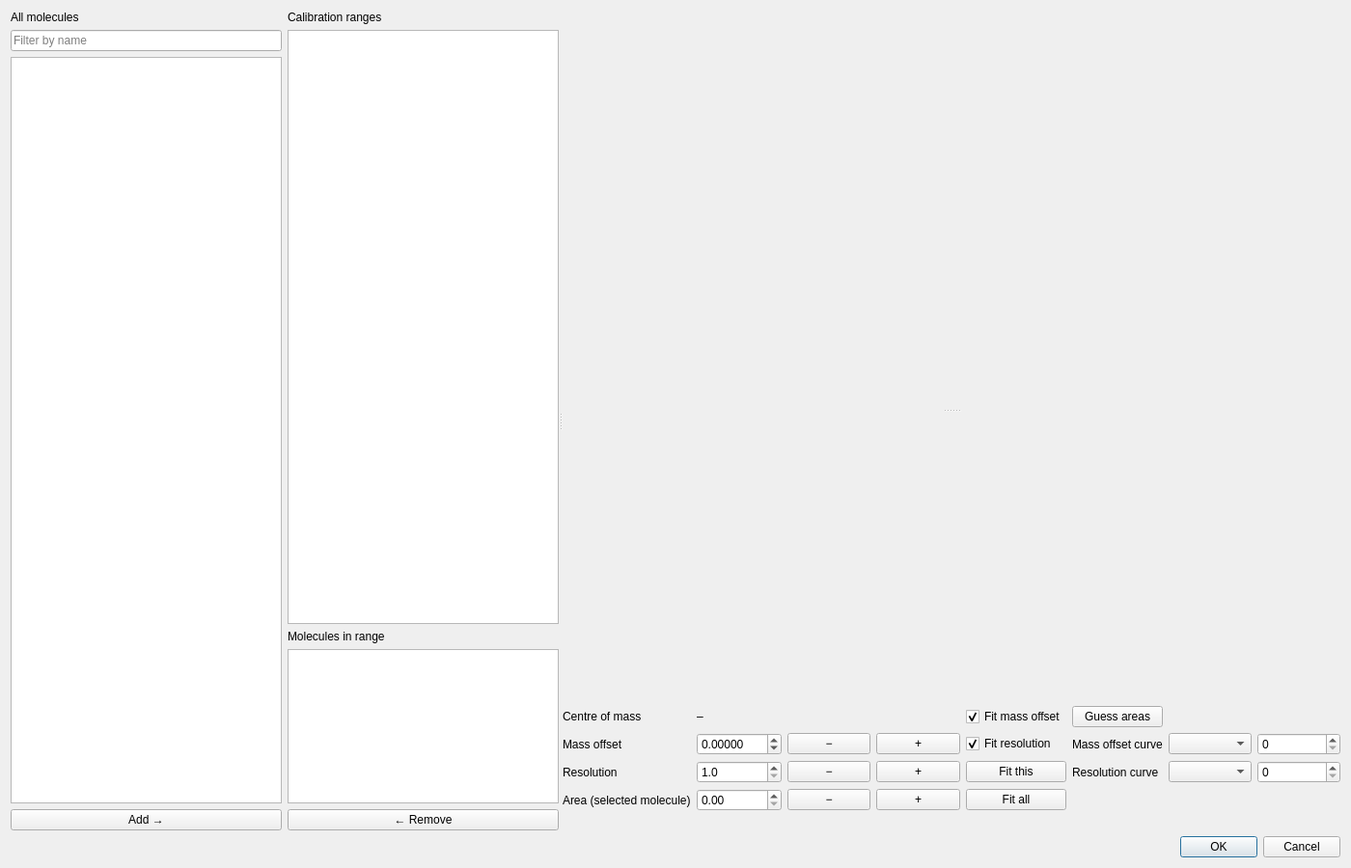
<?xml version="1.0" encoding="UTF-8"?>
<ui version="4.0">
 <class>CalibrationDialog</class>
 <widget class="QDialog" name="CalibrationDialog">
  <property name="geometry">
   <rect>
    <x>0</x>
    <y>0</y>
    <width>1400</width>
    <height>900</height>
   </rect>
  </property>
  <property name="windowTitle">
   <string>Mass offset and resolution calibration</string>
  </property>
  <layout class="QVBoxLayout" name="dialogLayout">
   <item>
    <widget class="QSplitter" name="mainSplitter">
     <property name="orientation">
      <enum>Qt::Horizontal</enum>
     </property>
     <widget class="QWidget" name="listsPanel">
      <layout class="QHBoxLayout" name="listsLayout">
       <item>
        <layout class="QVBoxLayout" name="allLayout">
         <item>
          <widget class="QLabel" name="allCaption">
           <property name="text">
            <string>All molecules</string>
           </property>
          </widget>
         </item>
         <item>
          <widget class="QLineEdit" name="allFilterEdit">
           <property name="placeholderText">
            <string>Filter by name</string>
           </property>
           <property name="clearButtonEnabled">
            <bool>true</bool>
           </property>
          </widget>
         </item>
         <item>
          <widget class="QListWidget" name="allList">
           <property name="selectionMode">
            <enum>QAbstractItemView::ExtendedSelection</enum>
           </property>
          </widget>
         </item>
         <item>
          <widget class="QPushButton" name="addButton">
           <property name="text">
            <string>Add →</string>
           </property>
          </widget>
         </item>
        </layout>
       </item>
       <item>
        <layout class="QVBoxLayout" name="calLayout">
         <item>
          <widget class="QLabel" name="rangeCaption">
           <property name="text">
            <string>Calibration ranges</string>
           </property>
          </widget>
         </item>
         <item>
          <widget class="QListWidget" name="rangeList"/>
         </item>
         <item>
          <widget class="QLabel" name="rangeMoleculeCaption">
           <property name="text">
            <string>Molecules in range</string>
           </property>
          </widget>
         </item>
         <item>
          <widget class="QListWidget" name="rangeMoleculeList">
           <property name="maximumSize">
            <size>
             <width>16777215</width>
             <height>160</height>
            </size>
           </property>
          </widget>
         </item>
         <item>
          <widget class="QPushButton" name="removeButton">
           <property name="text">
            <string>← Remove</string>
           </property>
          </widget>
         </item>
        </layout>
       </item>
      </layout>
     </widget>
     <widget class="QWidget" name="workPanel">
      <layout class="QVBoxLayout" name="workLayout">
       <item>
        <widget class="QSplitter" name="plotSplitter">
         <property name="orientation">
          <enum>Qt::Vertical</enum>
         </property>
         <widget class="QWidget" name="previewPlotHost">
          <property name="minimumSize">
           <size>
            <width>400</width>
            <height>250</height>
           </size>
          </property>
         </widget>
         <widget class="QWidget" name="curvesPanel">
          <layout class="QHBoxLayout" name="curvesLayout">
           <item>
            <widget class="QWidget" name="massoffsetPlotHost">
             <property name="minimumSize">
              <size>
               <width>250</width>
               <height>180</height>
              </size>
             </property>
            </widget>
           </item>
           <item>
            <widget class="QWidget" name="resolutionPlotHost">
             <property name="minimumSize">
              <size>
               <width>250</width>
               <height>180</height>
              </size>
             </property>
            </widget>
           </item>
          </layout>
         </widget>
        </widget>
       </item>
       <item>
        <layout class="QGridLayout" name="paramLayout">
         <item row="0" column="0">
          <widget class="QLabel" name="comCaption">
           <property name="text">
            <string>Centre of mass</string>
           </property>
          </widget>
         </item>
         <item row="0" column="1">
          <widget class="QLabel" name="comLabel">
           <property name="text">
            <string>–</string>
           </property>
          </widget>
         </item>
         <item row="1" column="0">
          <widget class="QLabel" name="massoffsetCaption">
           <property name="text">
            <string>Mass offset</string>
           </property>
          </widget>
         </item>
         <item row="1" column="1">
          <widget class="QDoubleSpinBox" name="massoffsetSpin">
           <property name="decimals">
            <number>5</number>
           </property>
           <property name="minimum">
            <double>-100.0</double>
           </property>
           <property name="maximum">
            <double>100.0</double>
           </property>
           <property name="singleStep">
            <double>0.001</double>
           </property>
          </widget>
         </item>
         <item row="1" column="2">
          <widget class="QPushButton" name="massoffsetDownButton">
           <property name="text">
            <string>−</string>
           </property>
           <property name="toolTip">
            <string>Decrease by 0.1 sigma</string>
           </property>
          </widget>
         </item>
         <item row="1" column="3">
          <widget class="QPushButton" name="massoffsetUpButton">
           <property name="text">
            <string>+</string>
           </property>
           <property name="toolTip">
            <string>Increase by 0.1 sigma</string>
           </property>
          </widget>
         </item>
         <item row="2" column="0">
          <widget class="QLabel" name="resolutionCaption">
           <property name="text">
            <string>Resolution</string>
           </property>
          </widget>
         </item>
         <item row="2" column="1">
          <widget class="QDoubleSpinBox" name="resolutionSpin">
           <property name="decimals">
            <number>1</number>
           </property>
           <property name="minimum">
            <double>1.0</double>
           </property>
           <property name="maximum">
            <double>10000000.0</double>
           </property>
           <property name="singleStep">
            <double>10.0</double>
           </property>
          </widget>
         </item>
         <item row="2" column="2">
          <widget class="QPushButton" name="resolutionDownButton">
           <property name="text">
            <string>−</string>
           </property>
           <property name="toolTip">
            <string>Decrease by 5 %</string>
           </property>
          </widget>
         </item>
         <item row="2" column="3">
          <widget class="QPushButton" name="resolutionUpButton">
           <property name="text">
            <string>+</string>
           </property>
           <property name="toolTip">
            <string>Increase by 5 %</string>
           </property>
          </widget>
         </item>
         <item row="3" column="0">
          <widget class="QLabel" name="areaCaption">
           <property name="text">
            <string>Area (selected molecule)</string>
           </property>
          </widget>
         </item>
         <item row="3" column="1">
          <widget class="QDoubleSpinBox" name="areaSpin">
           <property name="decimals">
            <number>2</number>
           </property>
           <property name="maximum">
            <double>1000000000000.0</double>
           </property>
          </widget>
         </item>
         <item row="3" column="2">
          <widget class="QPushButton" name="areaDownButton">
           <property name="text">
            <string>−</string>
           </property>
           <property name="toolTip">
            <string>Decrease by 5 %</string>
           </property>
          </widget>
         </item>
         <item row="3" column="3">
          <widget class="QPushButton" name="areaUpButton">
           <property name="text">
            <string>+</string>
           </property>
           <property name="toolTip">
            <string>Increase by 5 %</string>
           </property>
          </widget>
         </item>
         <item row="0" column="4">
          <widget class="QCheckBox" name="fitMassoffsetCheck">
           <property name="text">
            <string>Fit mass offset</string>
           </property>
           <property name="checked">
            <bool>true</bool>
           </property>
          </widget>
         </item>
         <item row="1" column="4">
          <widget class="QCheckBox" name="fitResolutionCheck">
           <property name="text">
            <string>Fit resolution</string>
           </property>
           <property name="checked">
            <bool>true</bool>
           </property>
          </widget>
         </item>
         <item row="2" column="4">
          <widget class="QPushButton" name="fitThisButton">
           <property name="text">
            <string>Fit this</string>
           </property>
          </widget>
         </item>
         <item row="3" column="4">
          <widget class="QPushButton" name="fitAllButton">
           <property name="text">
            <string>Fit all</string>
           </property>
          </widget>
         </item>
         <item row="0" column="5">
          <widget class="QPushButton" name="guessAreaButton">
           <property name="text">
            <string>Guess areas</string>
           </property>
           <property name="toolTip">
            <string>Fit only the areas of this range, keeping mass offset and resolution</string>
           </property>
          </widget>
         </item>
         <item row="1" column="5">
          <widget class="QLabel" name="massoffsetMethodCaption">
           <property name="text">
            <string>Mass offset curve</string>
           </property>
          </widget>
         </item>
         <item row="1" column="6">
          <widget class="QComboBox" name="massoffsetMethodCombo"/>
         </item>
         <item row="1" column="7">
          <widget class="QSpinBox" name="massoffsetOrderSpin">
           <property name="toolTip">
            <string>Polynomial order</string>
           </property>
           <property name="maximum">
            <number>20</number>
           </property>
          </widget>
         </item>
         <item row="2" column="5">
          <widget class="QLabel" name="resolutionMethodCaption">
           <property name="text">
            <string>Resolution curve</string>
           </property>
          </widget>
         </item>
         <item row="2" column="6">
          <widget class="QComboBox" name="resolutionMethodCombo"/>
         </item>
         <item row="2" column="7">
          <widget class="QSpinBox" name="resolutionOrderSpin">
           <property name="toolTip">
            <string>Polynomial order</string>
           </property>
           <property name="maximum">
            <number>20</number>
           </property>
          </widget>
         </item>
         <item row="4" column="0" colspan="8">
          <widget class="QLabel" name="fitResultLabel">
           <property name="text">
            <string/>
           </property>
           <property name="wordWrap">
            <bool>true</bool>
           </property>
          </widget>
         </item>
        </layout>
       </item>
      </layout>
     </widget>
    </widget>
   </item>
   <item>
    <layout class="QHBoxLayout" name="applyRow">
     <item>
      <widget class="QLabel" name="applyHint">
       <property name="text">
        <string/>
       </property>
       <property name="wordWrap">
        <bool>true</bool>
       </property>
       <property name="sizePolicy">
        <sizepolicy hsizetype="Expanding" vsizetype="Preferred">
         <horstretch>1</horstretch>
         <verstretch>0</verstretch>
        </sizepolicy>
       </property>
      </widget>
     </item>
     <item>
      <widget class="QDialogButtonBox" name="buttonBox">
         <property name="standardButtons">
          <set>QDialogButtonBox::Cancel|QDialogButtonBox::Ok</set>
         </property>
        </widget>
     </item>
    </layout>
   </item>
  </layout>
 </widget>
 <resources/>
 <connections/>
</ui>
